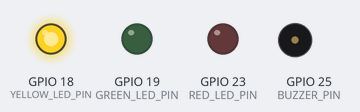
Bench run of a sketch on a simulated ESP32. On the bench: output pins drawn as LEDs (lit = HIGH), buzzer (waves = sounding, pin HIGH). WiFi joins after 1.5 s; servers stay silent unless stated; what the sketch prints to the serial monitor is not drawn.

Above: at 1.0 s.
At 1.4 s:
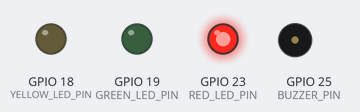
At 2.0 s:
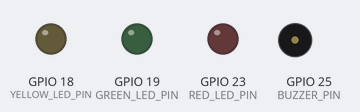
At 3.5 s:
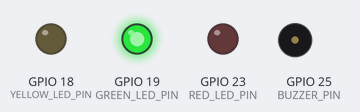
Timing chart, 0 to 5.0 s (numbered marks = the images above):
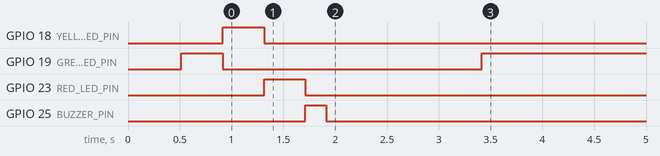

The sketch:

exam_monitor_esp32.ino
```cpp
/*
 * ESP32 Exam Monitor — Combined (Serial + WiFi + Self-Test)
 * Upload with Arduino IDE → Board: "ESP32 Dev Module", Baud: 115200
 *
 * Wiring:
 *   Green LED  → GPIO 19 (220Ω)    Yellow LED → GPIO 18 (220Ω)
 *   Red LED    → GPIO 23 (220Ω)    Buzzer     → GPIO 25
 *   LCD SDA    → GPIO 21 (optional) LCD SCL   → GPIO 22 (optional)
 */

#include <Wire.h>
#include <WiFi.h>
#include <WebServer.h>

const bool USE_WIFI = true;  // false = USB serial, true = WiFi
const char* WIFI_SSID     = "YOUR_WIFI_SSID"; // Replace with your actual WiFi SSID
const char* WIFI_PASSWORD = "YOUR_WIFI_PASSWORD"; // Replace with your actual WiFi password

// PINS
const int GREEN_LED_PIN  = 19;
const int YELLOW_LED_PIN = 18;
const int RED_LED_PIN    = 23;
const int BUZZER_PIN     = 25;

// STATE
String currentStatus = "SAFE";
int    currentScore  = 0;
unsigned long lastBuzzTime = 0;
bool   buzzerOn = false;

WebServer server(80);

void setup() {
  Serial.begin(115200);
  delay(500);

  pinMode(GREEN_LED_PIN, OUTPUT);
  pinMode(YELLOW_LED_PIN, OUTPUT);
  pinMode(RED_LED_PIN, OUTPUT);
  pinMode(BUZZER_PIN, OUTPUT);

  runHardwareTest();

  // lcd.init();
  // lcd.backlight();

  if (USE_WIFI) {
    startWiFiMode();
  } else {
    Serial.println("Mode: USB SERIAL");
    Serial.println("Send: SAFE,12 or ALERT,85");
  }

  updateOutputs();
}

void loop() {
  if (USE_WIFI) {
    server.handleClient();
    if (WiFi.status() != WL_CONNECTED) {
      connectToWiFi();
    }
  } else {
    if (Serial.available()) {
      String line = Serial.readStringUntil('\n');
      line.trim();
      if (line.length() > 0) {
        parseMessage(line);
        updateOutputs();
      }
    }
  }

  // Buzzer pulses during ALERT
  if (currentStatus == "ALERT") {
    unsigned long now = millis();
    if (now - lastBuzzTime > 500) {
      buzzerOn = !buzzerOn;
      digitalWrite(BUZZER_PIN, buzzerOn ? HIGH : LOW);
      lastBuzzTime = now;
    }
  }

  delay(10);
}

void runHardwareTest() {
  Serial.println("--- Hardware Self-Test ---");

  Wire.begin(21, 22);
  scanI2C();

  digitalWrite(GREEN_LED_PIN, HIGH);  delay(400);  digitalWrite(GREEN_LED_PIN, LOW);
  digitalWrite(YELLOW_LED_PIN, HIGH); delay(400);  digitalWrite(YELLOW_LED_PIN, LOW);
  digitalWrite(RED_LED_PIN, HIGH);    delay(400);  digitalWrite(RED_LED_PIN, LOW);

  digitalWrite(BUZZER_PIN, HIGH); delay(200); digitalWrite(BUZZER_PIN, LOW);

  Serial.println("Self-test complete!\n");
}

void scanI2C() {
  Serial.println("Scanning I2C...");
  int found = 0;
  for (byte addr = 1; addr < 127; addr++) {
    Wire.beginTransmission(addr);
    if (Wire.endTransmission() == 0) {
      Serial.print("  Found: 0x");
      if (addr < 16) Serial.print("0");
      Serial.print(addr, HEX);
      if (addr == 0x27 || addr == 0x3F) Serial.print(" (LCD)");
      Serial.println();
      found++;
    }
  }
  if (found == 0) Serial.println("  No I2C devices (normal if no LCD).");
}

//  WIFI

void startWiFiMode() {
  Serial.println("Mode: WIFI");
  connectToWiFi();
  server.on("/status", HTTP_POST, handleStatusPost);
  server.on("/", HTTP_GET, handleRoot);
  server.begin();
}

void connectToWiFi() {
  Serial.print("Connecting to: ");
  Serial.println(WIFI_SSID);
  WiFi.begin(WIFI_SSID, WIFI_PASSWORD);

  int attempts = 0;
  while (WiFi.status() != WL_CONNECTED && attempts < 40) {
    delay(500);
    Serial.print(".");
    attempts++;
  }

  if (WiFi.status() == WL_CONNECTED) {
    Serial.print("\nConnected! IP: ");
    Serial.println(WiFi.localIP());
  } else {
    Serial.println("\nWiFi FAILED — check SSID/password.");
  }
}

void handleRoot() {
  String html = "<h1>ESP32 Exam Monitor</h1>";
  html += "<p>Status: <b>" + currentStatus + "</b></p>";
  html += "<p>Score: <b>" + String(currentScore) + "%</b></p>";
  server.send(200, "text/html", html);
}

void handleStatusPost() {
  String body = server.arg("plain");
  body.trim();
  if (body.length() == 0) { server.send(400, "text/plain", "Empty body"); return; }

  int ci = body.indexOf(',');
  if (ci < 0) { server.send(400, "text/plain", "Bad format"); return; }

  currentStatus = body.substring(0, ci);
  currentScore  = body.substring(ci + 1).toInt();
  updateOutputs();
  server.send(200, "text/plain", "OK");
}

// MESSAGE PARSING (serial mode)

void parseMessage(String msg) {
  int ci = msg.indexOf(',');
  if (ci < 0) return;
  currentStatus = msg.substring(0, ci);
  currentScore  = msg.substring(ci + 1).toInt();
}

void updateOutputs() {
  digitalWrite(GREEN_LED_PIN,  currentStatus == "SAFE"    ? HIGH : LOW);
  digitalWrite(YELLOW_LED_PIN, currentStatus == "WARNING" ? HIGH : LOW);
  digitalWrite(RED_LED_PIN,    currentStatus == "ALERT"   ? HIGH : LOW);

  if (currentStatus != "ALERT") {
    digitalWrite(BUZZER_PIN, LOW);
    buzzerOn = false;
  }

  // LCD (uncomment if you have one):
  // lcd.clear();
  // lcd.setCursor(0, 0);
  // lcd.print(currentStatus == "ALERT" ? "!! CHEATING !!" : "Status: " + currentStatus);
  // lcd.setCursor(0, 1);
  // lcd.print("Risk: " + String(currentScore) + "%");
}
```
